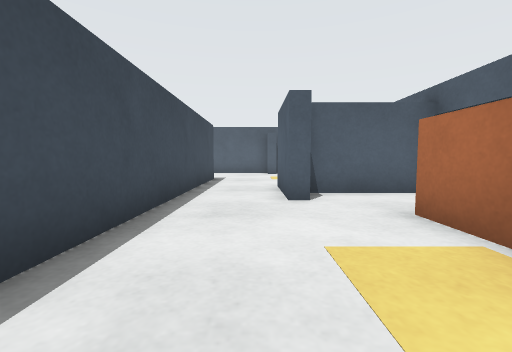
View 1 (above)

23 first-person views from a walk through a Gazebo world. The camera is 0.39 m above the floor, tilts 4° down and sees 90° across. The floor is counted in squares, 0.5 m on a side. Each view is taken from the middle of a square. On the plan, view 1 faces up. The plan holds only what a view shows up to about 9 squares ahead; the rest is blank.

View 2
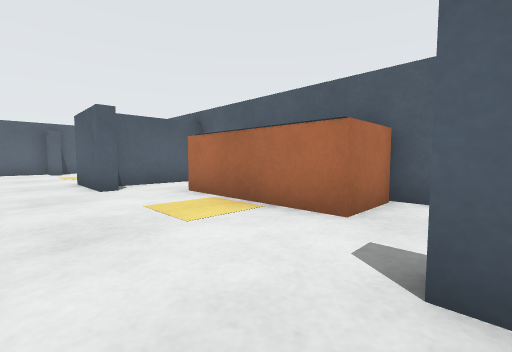

View 3
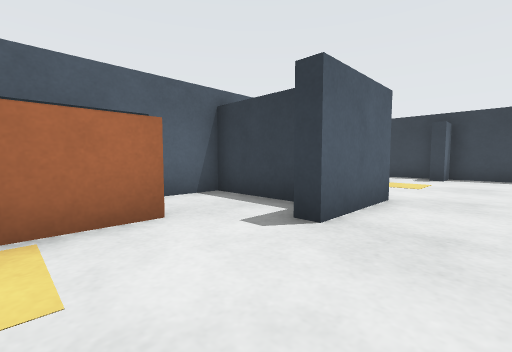

View 4
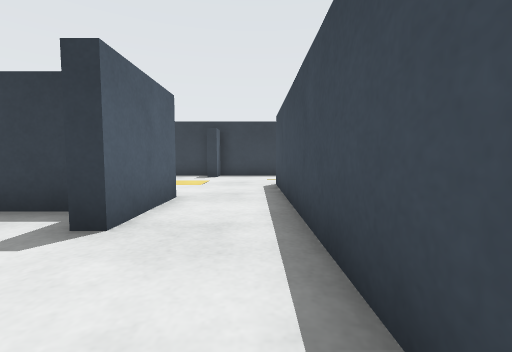

View 5
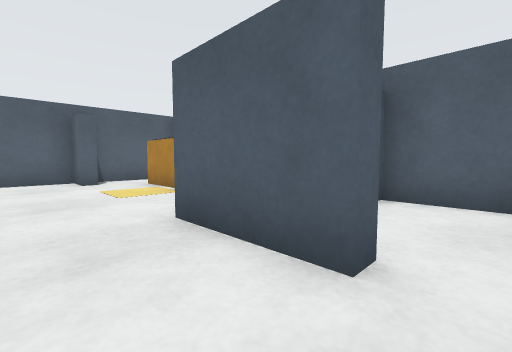

View 6
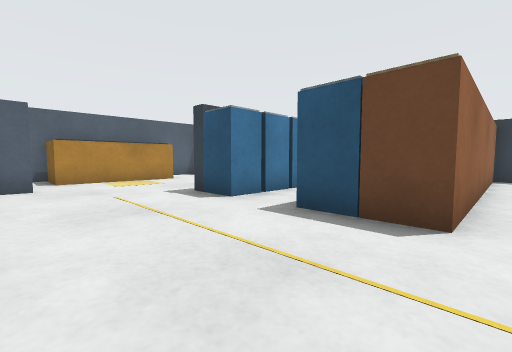

View 7
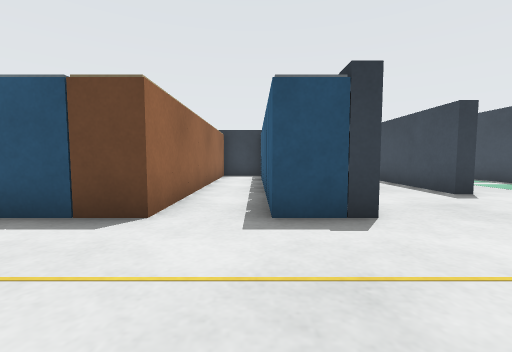

View 8
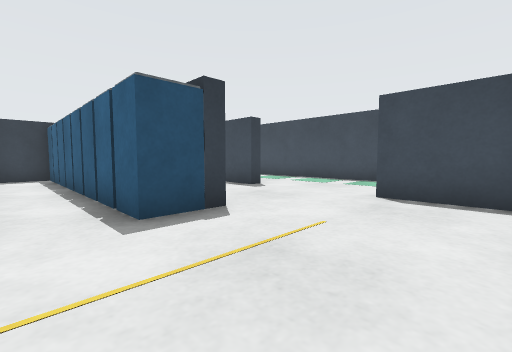

View 9
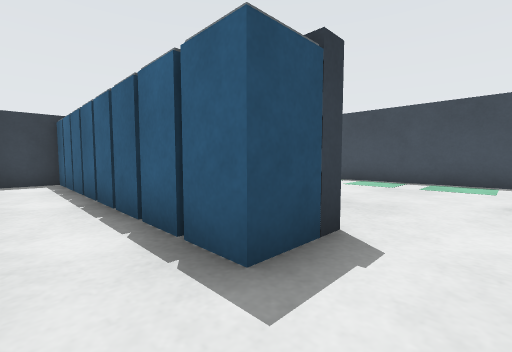

View 10
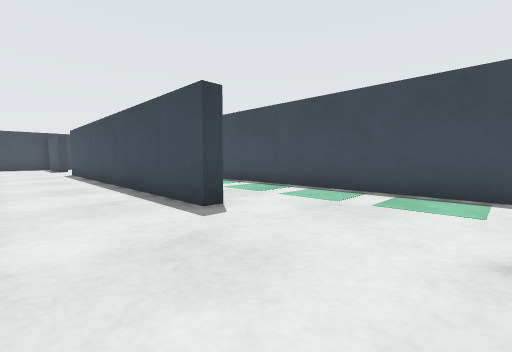

View 11
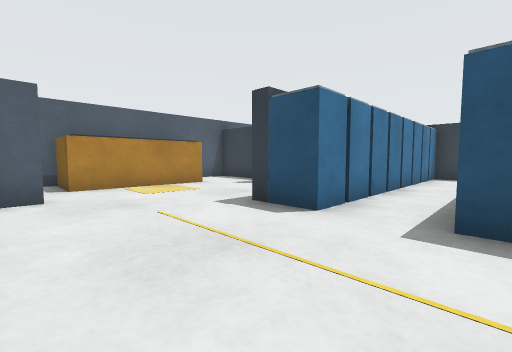

View 12
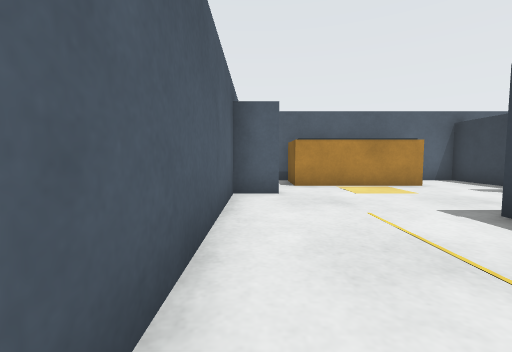

View 13
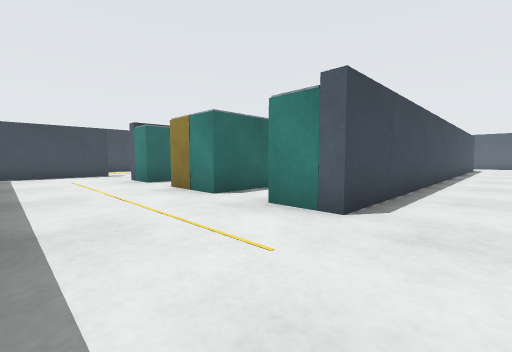

View 14
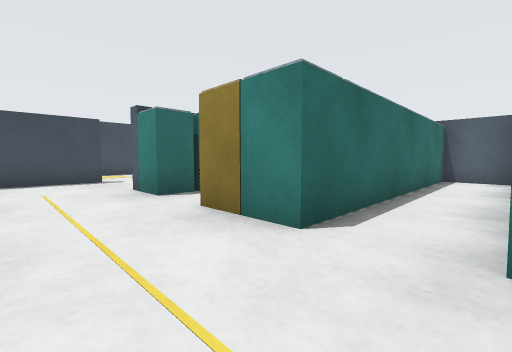

View 15
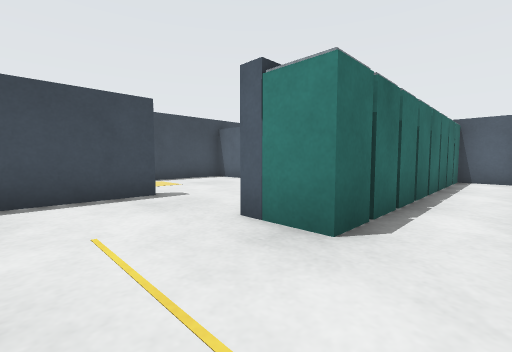

View 16
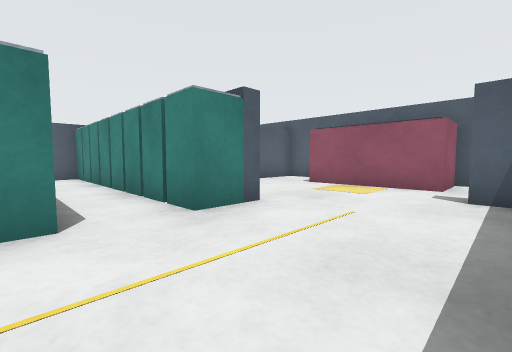

View 17
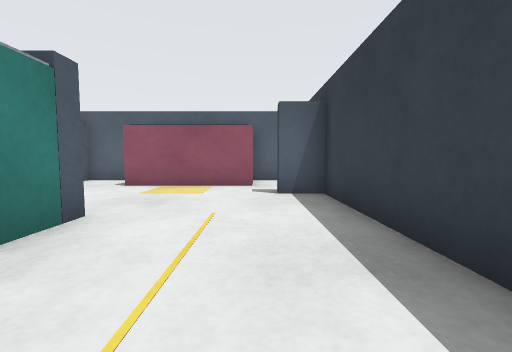

View 18
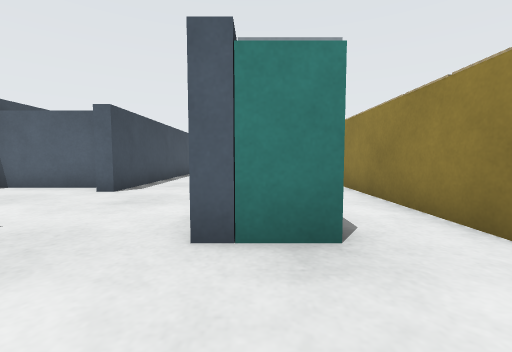

View 19
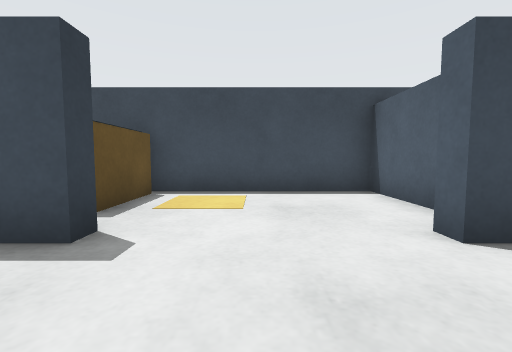

View 20
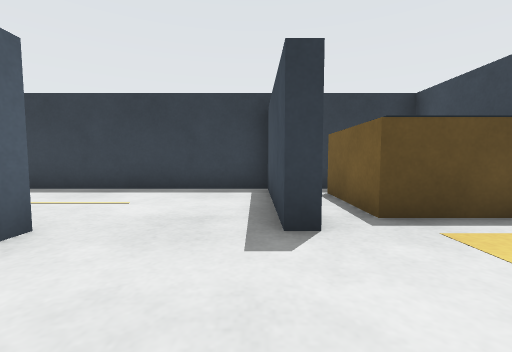

View 21
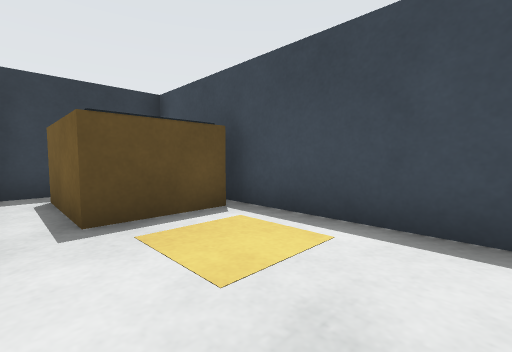

View 22
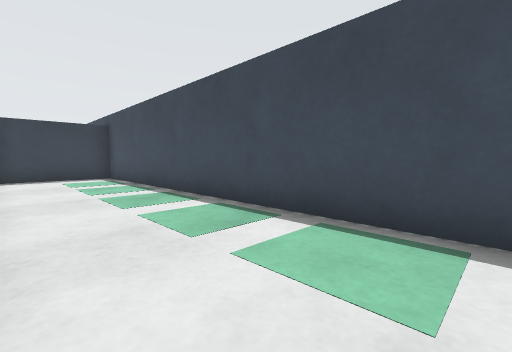

View 23
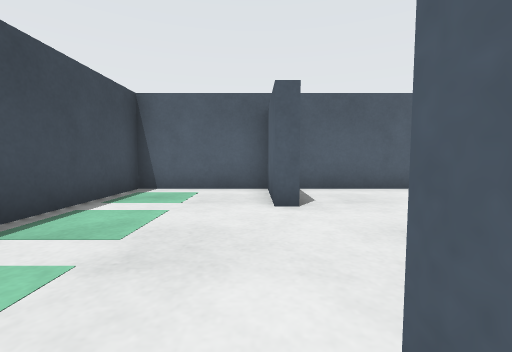

### Floor plan
Points are (right, up) in squares from view 1. A wall is a line through its corners. A room is listed if a view was taken in it or the views show most of it. See-through windows are left out.
Room 1 (views 1, 2, 3, 4, 5)
walls: (1.1, 4.7) (0.6, 4.7); (1.6, -2.7) (4, -2.7) (4, 0.4); (4, 3.9) (4, 5.7) (1.1, 5.7); (-1.6, 4.4) (-1.6, -3.5); (0.6, -4.1) (0.6, -1.7) (1, -1.7)
ways out: opening at (-0.5, -2.5) to room 2; opening at (-0.5, 4) to room 2
objects: conveyor (2, 0) to (3, 3)
Room 2 (views 6, 7, 8, 9, 10, 11, 12, 13, 14, 15, 16, 17, 18, 19, 20, 21, 22, 23)
walls: (-6.9, 1.3) (-7.5, 1.3); (-7.5, 1.7) (-6.5, 1.7); (-3.4, 1.3) (-4.5, 1.3); (-13.1, -2.3) (-16, -2.3) (-16, -9.1); (-1.6, -3.5) (-1.6, -6.7) (-2, -6.7); (0.6, 4.7) (0.6, 7.1); (-15, -1.9) (-12.9, -1.9); (-12.8, 7.5) (-12.3, 7.5) (-12.3, -3.1) (-12.8, -3.1); (-12.8, -6.7) (-12.3, -6.7) (-12.3, -10.5) (-6.1, -10.5); (-1.6, 9.1) (-1.6, 4.4); (-2.1, 9.7) (-1.5, 9.7); (2, 6.1) (4, 6.1) (4, 12.4); (-3.6, -10.5) (0.6, -10.5); (4, -4.5) (4, -3); (-9, 13.5) (-12, 13.5); (-12.3, 13.1) (-12.3, 11.1) (-12.7, 11.1) (-12.7, 13.5) (-16, 13.5) (-16, -0.9); (-14.5, -10.5) (-12.9, -10.5); (4, -9.9) (4, -8.9); (2.4, 13.5) (-4.6, 13.5)
ways out: opening at (-0.5, -2.5) to room 1; opening at (-0.5, 4) to room 1
objects: other object (-15, -9) to (-14, -8); rack (-9, -6) to (-8, -6); rack (-9, -5) to (-8, -5); rack (-9, -4) to (-8, -4); rack (-9, -3) to (-8, -3); rack (-9, -2) to (-8, -2); rack (-9, -1) to (-8, -1); rack (-9, 0) to (-8, 0); rack (-9, 1) to (-8, 1); rack (-9, 2) to (-8, 3); rack (-9, 3) to (-8, 4); rack (-9, 4) to (-8, 5); rack (-9, 5) to (-8, 6); rack (-9, 6) to (-8, 7); rack (-9, 7) to (-8, 8); rack (-9, 8); rack (-9, 9) to (-8, 9); rack (-6, -6) to (-5, -6); rack (-6, -5) to (-5, -5); rack (-6, -4) to (-5, -4); rack (-6, -3) to (-5, -3); rack (-6, -2) to (-5, -2); rack (-6, -1) to (-5, -1); rack (-6, 0) to (-5, 0); rack (-6, 1) to (-5, 1); other object (-6, 2) to (-5, 3); other object (-6, 4) to (-5, 4); rack (-6, 5) to (-5, 5); rack (-6, 6) to (-5, 6); rack (-6, 7) to (-5, 7); rack (-6, 8) to (-5, 8); rack (-6, 9) to (-5, 9); rack (-3, -6); rack (-3, -5); rack (-3, -4) to (-3, -3); rack (-3, -2); rack (-3, -1); rack (-3, 0); rack (-3, 1); rack (-3, 2) to (-3, 3); rack (-3, 4); rack (-3, 5); rack (-3, 6); rack (-3, 7); rack (-3, 8); rack (-3, 9); rack (-2, -4); blue box (1, -10); blue box (1, 13); other object (2, -9) to (3, -6); other object (2, 9) to (3, 12)

Where each view was taken, in squares from view 1:
view 1: 0 up, 0 right, facing up
view 2: 2 down, 1 left, facing up-right
view 3: 1 up, 1 left, facing down-right
view 4: 1 up, 1 left, facing down
view 5: 4 up, 1 left, facing up-right
view 6: 13 up, 7 left, facing down-right
view 7: 13 up, 8 left, facing down
view 8: 13 up, 7 left, facing down-left
view 9: 11 up, 7 left, facing down-left
view 10: 11 up, 10 left, facing down-left
view 11: 13 up, 5 left, facing down-right
view 12: 13 up, 5 left, facing right
view 13: 10 down, 0 right, facing up-left
view 14: 9 down, 3 left, facing up-left
view 15: 9 down, 7 left, facing up-left
view 16: 10 down, 5 left, facing up-right
view 17: 9 down, 5 left, facing right
view 18: 9 down, 9 left, facing up
view 19: 5 down, 10 left, facing left
view 20: 4 down, 12 left, facing down
view 21: 4 down, 13 left, facing down-left
view 22: 9 up, 13 left, facing down-left
view 23: 7 up, 13 left, facing up
